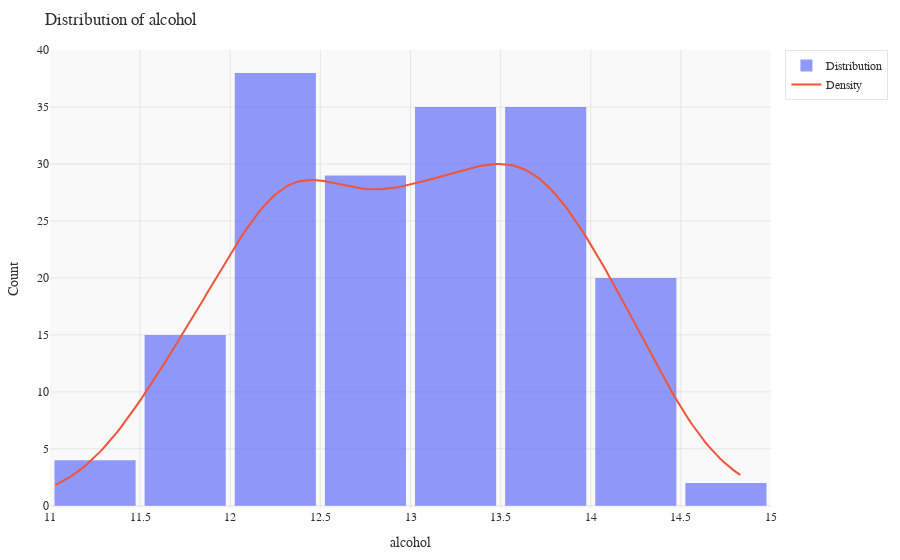
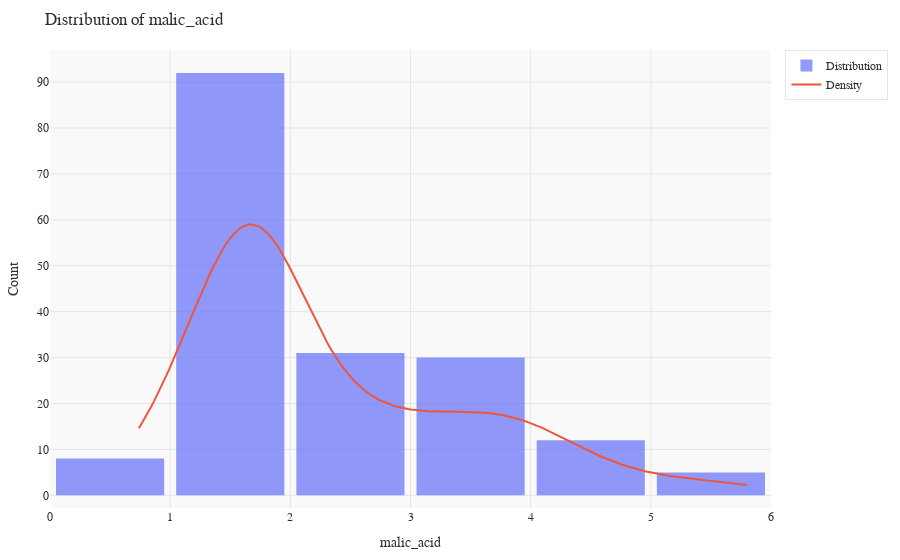
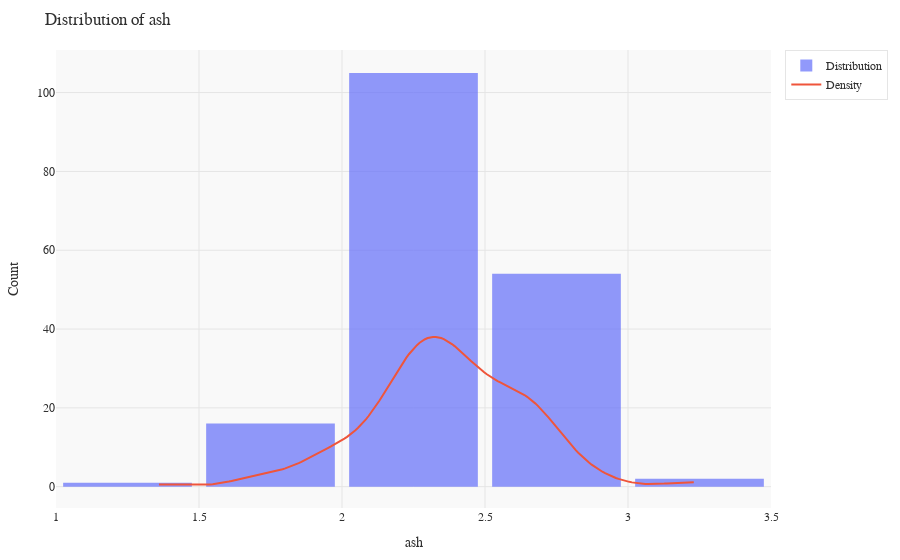
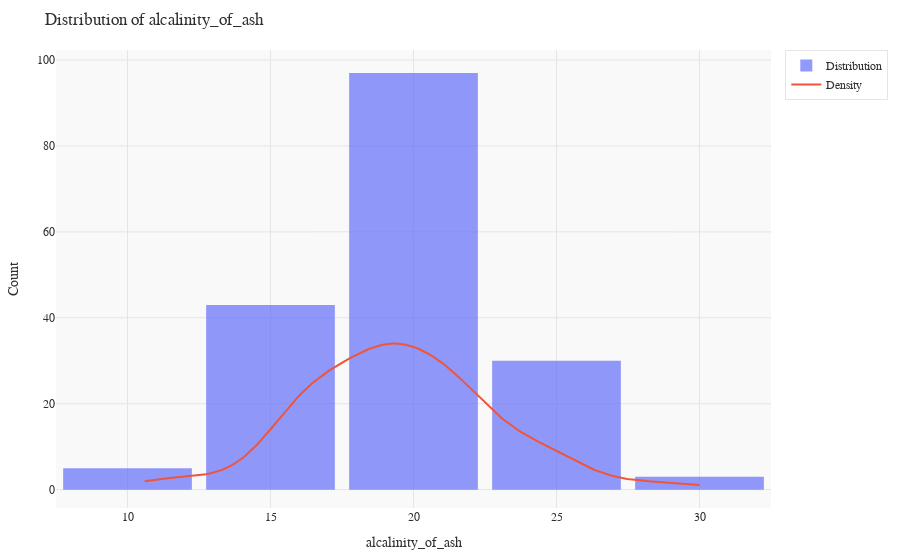

The notebook cell these images were saved under, in order:
### Markdown cell above
## Distribution Analysis

Let's examine the distribution of various chemical properties:

### Code cell
# Select some interesting features to visualize
features_to_plot = ['alcohol', 'malic_acid', 'ash', 'alcalinity_of_ash']

for feature in features_to_plot:
    print(f"\nAnalyzing distribution of {feature}")
    dist_plot = analyzer.visualizer.plot_distribution(feature, kde=True)
    dist_plot.show()

### Figure 1 — Plotly figure (JSON) as saved in the notebook; plotly's stock layout.template omitted (floating-point values rounded to 4 significant figures; data arrays with more than 128 entries replaced by an {"elided": "..."} marker saying what was removed)
{"data": [{"marker": {"color": "#636EFA"}, "name": "Distribution", "nbinsx": 9, "opacity": 0.7, "type": "histogram", "x": {"elided": "178 float values"}}, {"line": {"color": "#EF553B", "width": 2}, "mode": "lines", "name": "Density", "type": "scatter", "x": {"elided": "200 float values"}, "y": {"elided": "200 float values"}}], "layout": {"bargap": 0.1, "font": {"color": "#2F2F2F", "family": "Arial, sans-serif", "size": 12}, "legend": {"bgcolor": "rgba(255,255,255,0.9)", "bordercolor": "#E5E5E5", "borderwidth": 1}, "margin": {"b": 50, "l": 50, "r": 20, "t": 50}, "paper_bgcolor": "white", "plot_bgcolor": "#F9F9F9", "showlegend": true, "title": {"text": "Distribution of alcohol"}, "xaxis": {"gridcolor": "#E5E5E5", "title": {"text": "alcohol"}, "zeroline": false}, "yaxis": {"gridcolor": "#E5E5E5", "title": {"text": "Count"}, "zeroline": false}}}

### Figure 2 — Plotly figure (JSON) as saved in the notebook; plotly's stock layout.template omitted (floating-point values rounded to 4 significant figures; data arrays with more than 128 entries replaced by an {"elided": "..."} marker saying what was removed)
{"data": [{"marker": {"color": "#636EFA"}, "name": "Distribution", "nbinsx": 9, "opacity": 0.7, "type": "histogram", "x": {"elided": "178 float values"}}, {"line": {"color": "#EF553B", "width": 2}, "mode": "lines", "name": "Density", "type": "scatter", "x": {"elided": "200 float values"}, "y": {"elided": "200 float values"}}], "layout": {"bargap": 0.1, "font": {"color": "#2F2F2F", "family": "Arial, sans-serif", "size": 12}, "legend": {"bgcolor": "rgba(255,255,255,0.9)", "bordercolor": "#E5E5E5", "borderwidth": 1}, "margin": {"b": 50, "l": 50, "r": 20, "t": 50}, "paper_bgcolor": "white", "plot_bgcolor": "#F9F9F9", "showlegend": true, "title": {"text": "Distribution of malic_acid"}, "xaxis": {"gridcolor": "#E5E5E5", "title": {"text": "malic_acid"}, "zeroline": false}, "yaxis": {"gridcolor": "#E5E5E5", "title": {"text": "Count"}, "zeroline": false}}}

### Figure 3 — Plotly figure (JSON) as saved in the notebook; plotly's stock layout.template omitted (floating-point values rounded to 4 significant figures; data arrays with more than 128 entries replaced by an {"elided": "..."} marker saying what was removed)
{"data": [{"marker": {"color": "#636EFA"}, "name": "Distribution", "nbinsx": 9, "opacity": 0.7, "type": "histogram", "x": {"elided": "178 float values"}}, {"line": {"color": "#EF553B", "width": 2}, "mode": "lines", "name": "Density", "type": "scatter", "x": {"elided": "200 float values"}, "y": {"elided": "200 float values"}}], "layout": {"bargap": 0.1, "font": {"color": "#2F2F2F", "family": "Arial, sans-serif", "size": 12}, "legend": {"bgcolor": "rgba(255,255,255,0.9)", "bordercolor": "#E5E5E5", "borderwidth": 1}, "margin": {"b": 50, "l": 50, "r": 20, "t": 50}, "paper_bgcolor": "white", "plot_bgcolor": "#F9F9F9", "showlegend": true, "title": {"text": "Distribution of ash"}, "xaxis": {"gridcolor": "#E5E5E5", "title": {"text": "ash"}, "zeroline": false}, "yaxis": {"gridcolor": "#E5E5E5", "title": {"text": "Count"}, "zeroline": false}}}

### Figure 4 — Plotly figure (JSON) as saved in the notebook; plotly's stock layout.template omitted (floating-point values rounded to 4 significant figures; data arrays with more than 128 entries replaced by an {"elided": "..."} marker saying what was removed)
{"data": [{"marker": {"color": "#636EFA"}, "name": "Distribution", "nbinsx": 9, "opacity": 0.7, "type": "histogram", "x": {"elided": "178 float values"}}, {"line": {"color": "#EF553B", "width": 2}, "mode": "lines", "name": "Density", "type": "scatter", "x": {"elided": "200 float values"}, "y": {"elided": "200 float values"}}], "layout": {"bargap": 0.1, "font": {"color": "#2F2F2F", "family": "Arial, sans-serif", "size": 12}, "legend": {"bgcolor": "rgba(255,255,255,0.9)", "bordercolor": "#E5E5E5", "borderwidth": 1}, "margin": {"b": 50, "l": 50, "r": 20, "t": 50}, "paper_bgcolor": "white", "plot_bgcolor": "#F9F9F9", "showlegend": true, "title": {"text": "Distribution of alcalinity_of_ash"}, "xaxis": {"gridcolor": "#E5E5E5", "title": {"text": "alcalinity_of_ash"}, "zeroline": false}, "yaxis": {"gridcolor": "#E5E5E5", "title": {"text": "Count"}, "zeroline": false}}}
